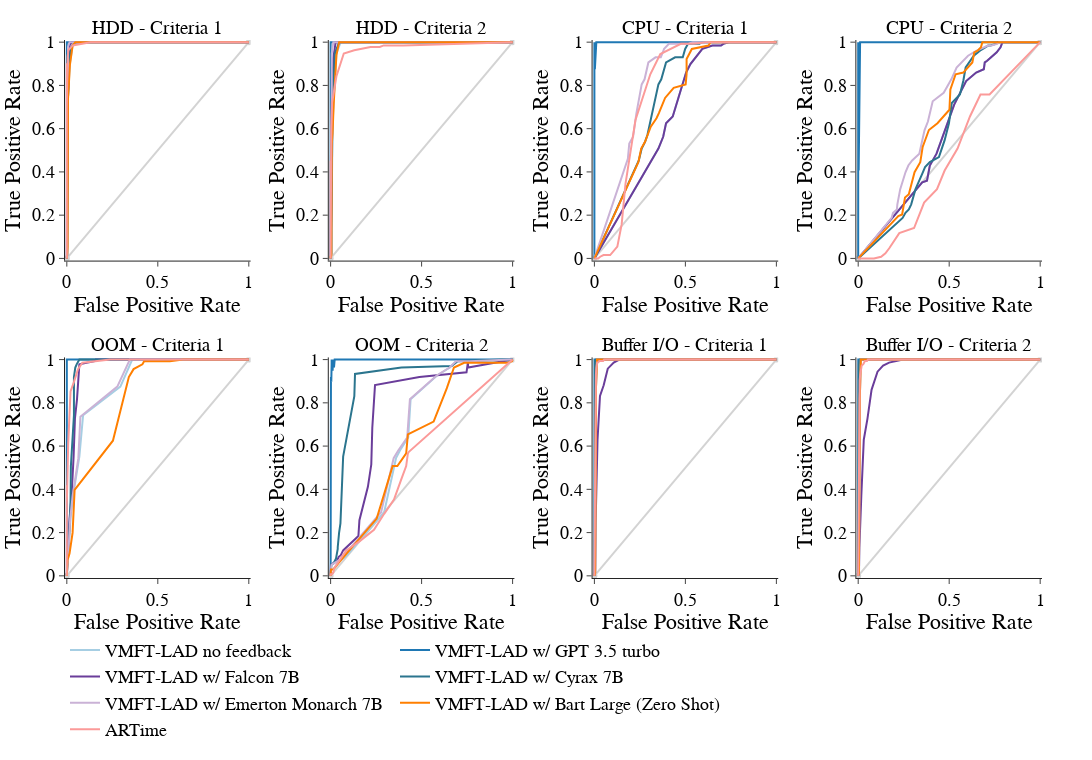

The code cell stored with this chart in its notebook:
### Code cell
generateROCForDataset(
["vmft-lad_Fake",
"vmft-lad_GPT3",
"vmft-lad_Falcon7B",
"vmft-lad_Cyrax7B",
"vmft-lad_EmertonMonarch7B",
"vmft-lad_BartLarge",
"ARTime",],  filename="ROC_all_vmft-lad.png")
